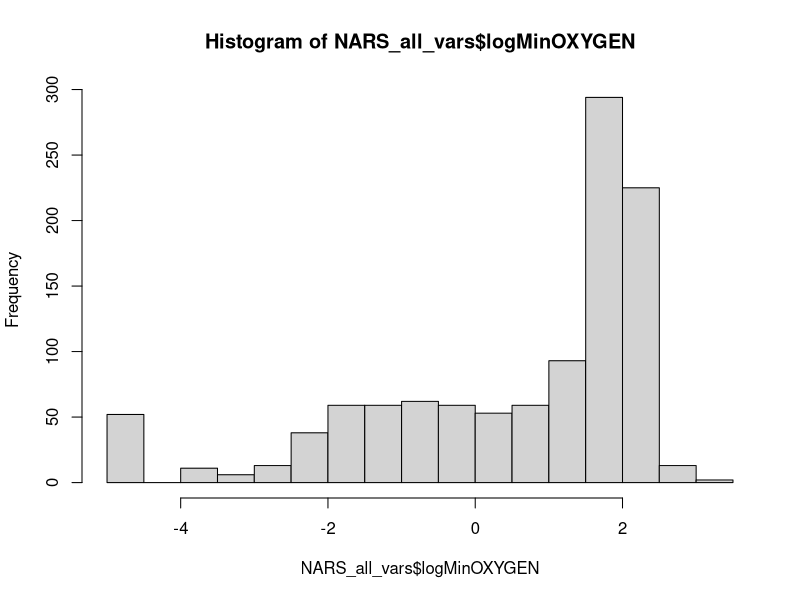
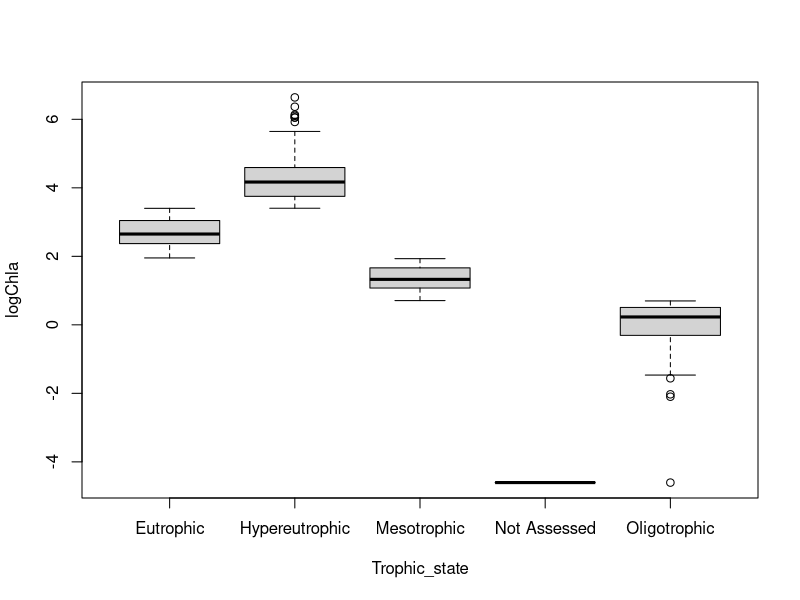
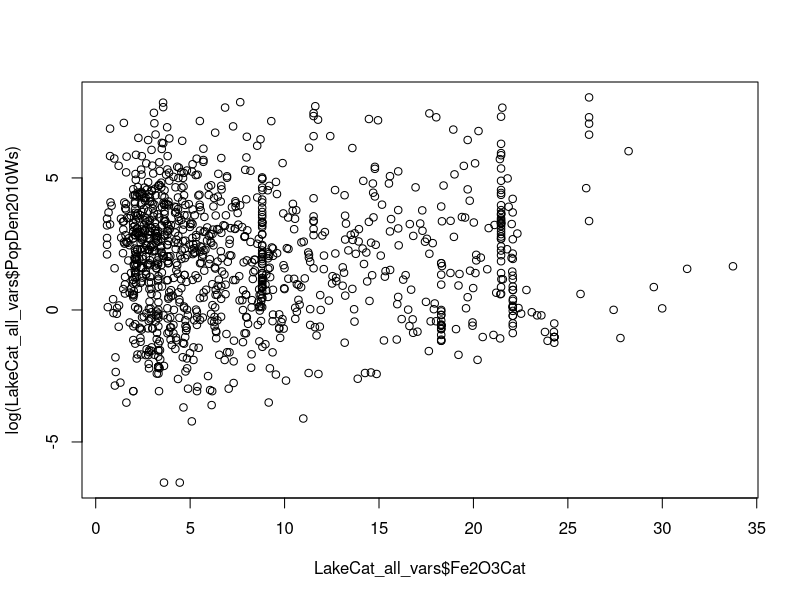
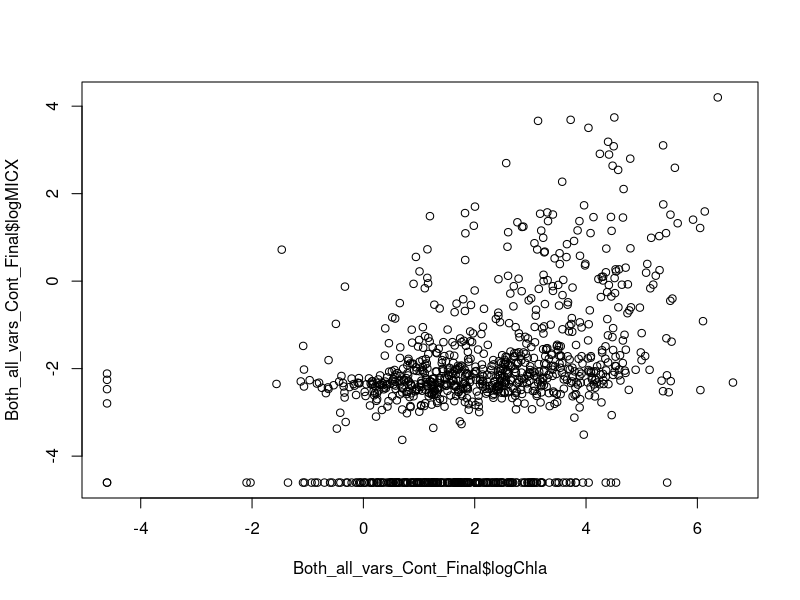
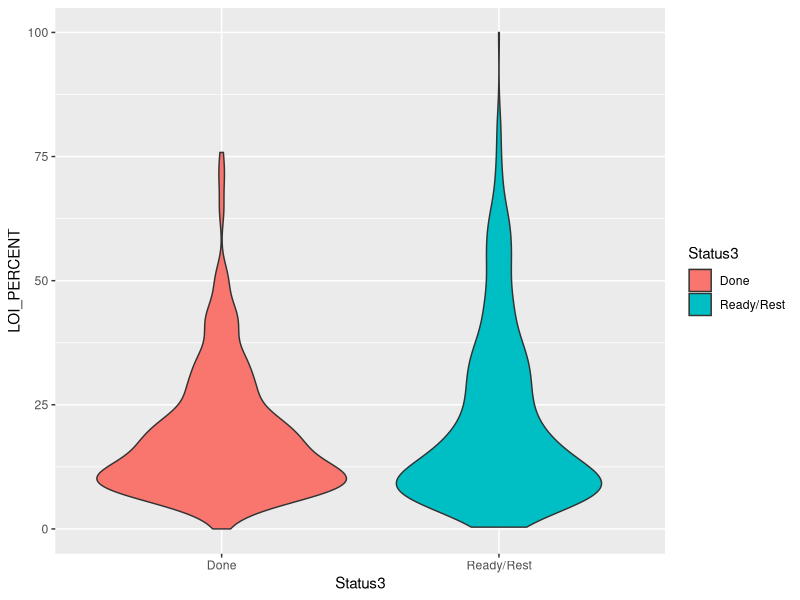
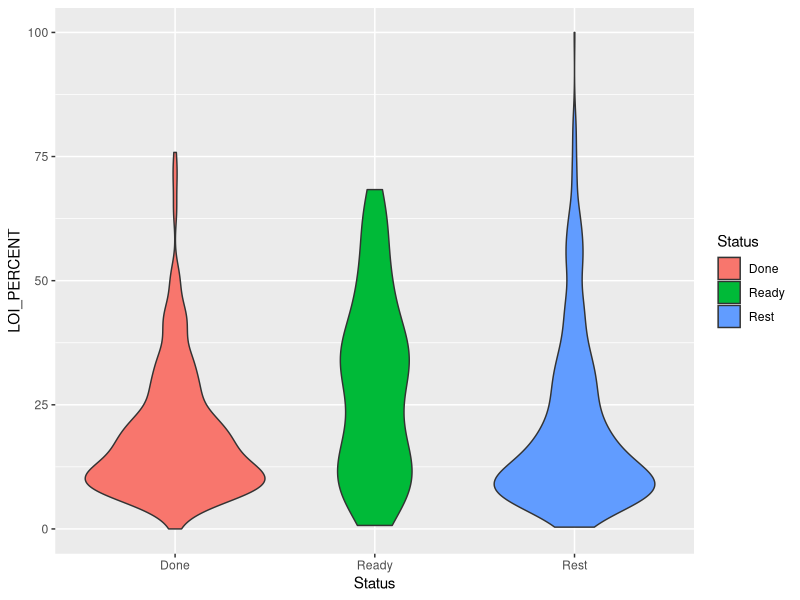
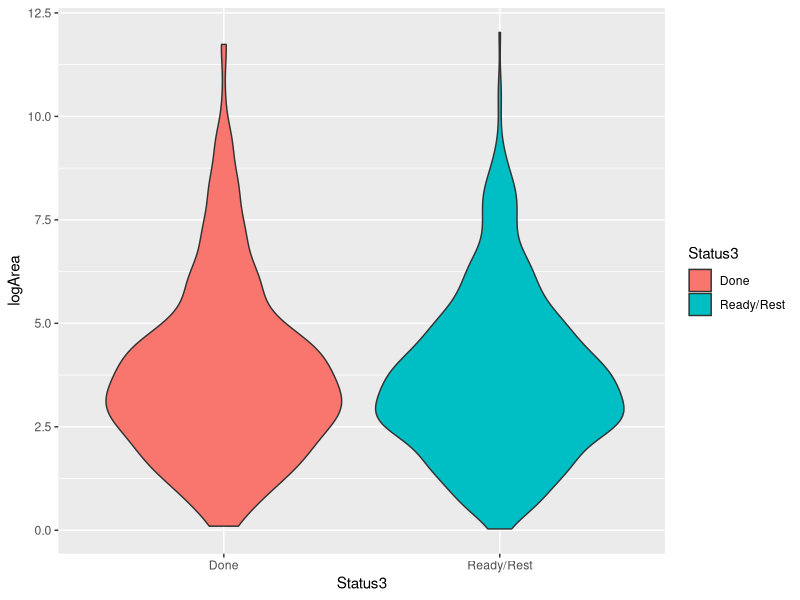
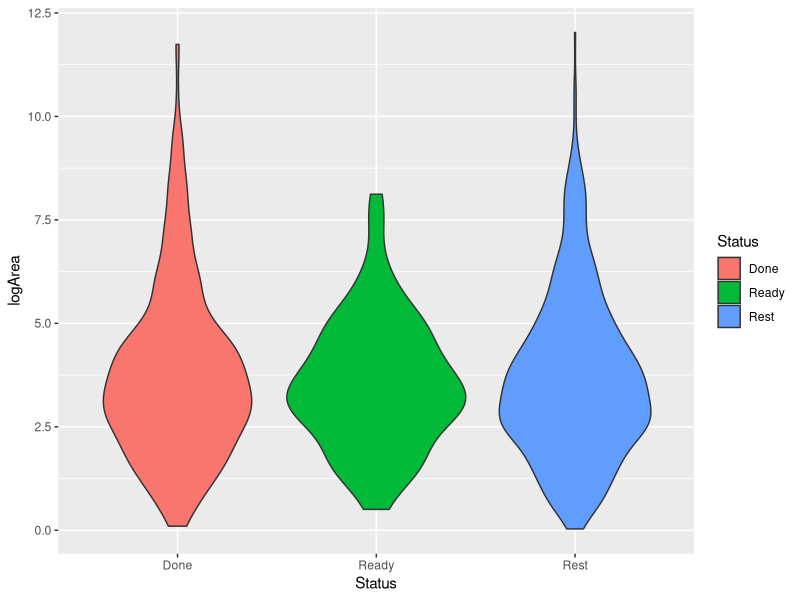

The R script that drew these images, in order:
library(dplyr)
library(readxl)
library(stringr)
library(ggplot2)

# All NARS lakes: in-lake water quality
NARS_all <- read_excel("Data/NARS_Hg_isotopes_031321.xlsx") # 1127
# IDs: UID (####), SITE_ID (NLA12_State-###), USGS ID (MSC###@)


names(NARS_all) <- str_replace(names(NARS_all),"\\...*", "") # replace first instance
names(NARS_all) <- str_replace_all(names(NARS_all)," - ", "_")
names(NARS_all) <- str_replace_all(names(NARS_all)," ", "_")
names(NARS_all) <- str_replace_all(names(NARS_all),"/", "_")
names(NARS_all) <- str_replace_all(names(NARS_all),"\\(", "")
names(NARS_all) <- str_replace_all(names(NARS_all),"\\)", "")
names(NARS_all) <- str_replace_all(names(NARS_all),"\\^", "")
names(NARS_all) <- str_replace_all(names(NARS_all),"\\-", "_")

# Rename SITE_ID as NLA12_ID to match LakeCat
names(NARS_all)[names(NARS_all)=="SITE_ID"] <- c("NLA12_ID")
names(NARS_all)[duplicated(names(NARS_all))]

NARS_all <- NARS_all[!is.na(NARS_all$NLA12_ID),] # 1124

# Remove duplicate columns (keep first instance, fewer NAs)
NARS_all <- NARS_all[, !duplicated(colnames(NARS_all))] 

NARS_all$SITE_DEPTH_m[NARS_all$SITE_DEPTH_m=="NA"] <- NA
NARS_all$SITE_DEPTH_m <- as.numeric(NARS_all$SITE_DEPTH_m)

# Replace "Clear to bottom" secchi depth with depth
NARS_all$SECCHI_m_use_depth_for_clear_to_bottom[which(NARS_all$SECCHI_m_use_depth_for_clear_to_bottom=="Clear to bottom")] <- NARS_all$SITE_DEPTH_m[which(NARS_all$SECCHI_m_use_depth_for_clear_to_bottom=="Clear to bottom")]
NARS_all$SECCHI_m_use_depth_for_clear_to_bottom <- as.numeric(NARS_all$SECCHI_m_use_depth_for_clear_to_bottom)

NARS_all$MMI_BENT_NLA12[NARS_all$MMI_BENT_NLA12=="NA"] <- NA
NARS_all$MMI_BENT_NLA12 <- as.numeric(NARS_all$MMI_BENT_NLA12)

NARS_all$MMI_ZOOP_NLA6[NARS_all$MMI_ZOOP_NLA6=="NA"] <- NA
NARS_all$MMI_ZOOP_NLA6 <- as.numeric(NARS_all$MMI_ZOOP_NLA6)

NARS_all$Aquatic_macrophytes_index[NARS_all$Aquatic_macrophytes_index=="NA"] <- NA
NARS_all$Aquatic_macrophytes_index <- as.numeric(NARS_all$Aquatic_macrophytes_index)

NARS_all$ATRAZINE_RESULT_ppb[NARS_all$ATRAZINE_RESULT_ppb=="NA"] <- NA
NARS_all$ATRAZINE_RESULT_ppb <- as.numeric(NARS_all$ATRAZINE_RESULT_ppb)



# Add lake status
NARS_all$Status <- "Rest"
NARS_all$Status[!is.na(NARS_all$d202_Avg)] <- "Done"
NARS_all$Status[NARS_all$USGS_ID_did_not_match_OR_weighed_ready_for_analysis=="weighed ready for analysis"] <- "Ready"

NARS_all$Status2 <- NARS_all$Status
NARS_all$Status2[NARS_all$Status2=="Done" | NARS_all$Status2=="Ready"] <- "Done/Ready"

NARS_all$Status3 <- NARS_all$Status
NARS_all$Status3[NARS_all$Status3=="Rest" | NARS_all$Status3=="Ready"] <- "Ready/Rest"


#sum(!is.na(NARS_all$d202_Avg) & NARS_all$USGS_ID_did_not_match_OR_weighed_ready_for_analysis=="weighed ready for analysis", na.rm = T)
unique(NARS_all$USGS_ID_did_not_match_OR_weighed_ready_for_analysis)




## All LakeCat lakes
LakeCat_all <- read_excel("Data/LakeCat_NLA_Hg_isotopes_020421.xlsx", skip=1) # 1256 (1082 have Hg data)

LakeCat_all <- LakeCat_all %>% rename(USGS_ID=`Row Labels`)
# IDs: NLA12_ID (NLA12_State-### - SITE_ID), UID (####), Row Labels (MSC###@ = USGS ID)
names(LakeCat_all)
names(LakeCat_all) <- str_replace_all(names(LakeCat_all)," - ", "_")
names(LakeCat_all) <- str_replace_all(names(LakeCat_all)," ", "_")
names(LakeCat_all) <- str_replace_all(names(LakeCat_all),"/", "_")
names(LakeCat_all) <- str_replace_all(names(LakeCat_all),"\\(", "")
names(LakeCat_all) <- str_replace_all(names(LakeCat_all),"\\)", "")
names(LakeCat_all) <- str_replace_all(names(LakeCat_all),"\\^", "")
names(LakeCat_all) <- str_replace_all(names(LakeCat_all),"\\-", "_")

str(LakeCat_all)

# Add lake status
LakeCat_all$Status <- "Rest"
LakeCat_all$Status[!is.na(LakeCat_all$d202_Avg)] <- "Done"
LakeCat_all$Status[LakeCat_all$USGS_ID_did_not_match_OR_weighed_ready_for_analysis=="weighed ready for analysis"] <- "Ready"

LakeCat_all$Status2 <- LakeCat_all$Status
LakeCat_all$Status2[LakeCat_all$Status2=="Done" | LakeCat_all$Status2=="Ready"] <- "Done/Ready"

LakeCat_all$Status3 <- LakeCat_all$Status
LakeCat_all$Status3[LakeCat_all$Status3=="Rest" | LakeCat_all$Status3=="Ready"] <- "Ready/Rest"

#sum(!is.na(LakeCat_all$d202_Avg) & LakeCat_all$USGS_ID_did_not_match_OR_weighed_ready_for_analysis=="weighed ready for analysis", na.rm = T)
unique(LakeCat_all$USGS_ID_did_not_match_OR_weighed_ready_for_analysis)



# 
sum(NARS_all$Status=="Done")           # 377 (previously 391) run
sum(NARS_all$Status2=="Done/Ready")    # 465 (previously 673) iso

sum(LakeCat_all$Status=="Done")        # 374 (previously 402) run
sum(LakeCat_all$Status2=="Done/Ready") # 462 (previously 685) iso

## For now, subset lakes in LakeCat_all to those in NARS_all

LakeCat_all <- LakeCat_all %>% filter(NLA12_ID %in% NARS_all$NLA12_ID) # 1112

# Step 1) Analyze those labeled “Done” under status versus 'Rest'  for bias.

# Step 2) If step one analysis of 'Done' versus 'Rest' show bias, 'Ready' samples can be selectively analyzed to reduce bias further. 

# Step 3) If samples from 'Rest' need novel selection to eliminate bias, this can be done but at the cost of much greater/slower work. 


# Previous NARS variables: LOI_%, THg, AREA_HA, ELEVATION, CHLX_RESUL, CHLORIDE_R, MICX_RESUL, EPA_REG 
# In LakeCat analyze on columns: CatAreaSqK, Fe2O3Cat, Fe2O3Ws

# Current requests:
# LOI_PERCENT, STHG_ng_g, Lake_Area_HA, ELEVATION, X_site_chlorophyll_a_ug_L, CHLORIDE_RESULT_mg_L, MICX_RESULT_ppb, , EPA_REG
# NEW: DRY_WEIGHT_PERCENT,  SMHG_ng_g,  Hg0DryDep, Hg2DryDep, HgPDryDep,  Trophic_state_Oligotrophic_Mesotrophic_Eutrophic_Hypereutrophic,   Min_OXYGEN_mg_L, SECCHI_m_use_depth_for_clear_to_bottom
# Plus one of each:
# Gas_Hg_Hg0Conc_ng_m3, Ionic_Hg2Conc_ng_m3, Particle_Hg_HgPConc_ng_m3
# WetLossConv_Loss_of_soluble_species_scavenged_by_cloud_updrafts_in_moist_convection_kg_s, WetLossLS_Loss_of_soluble_species_in_large_scale_precipitation_kg_s


NARS_all_vars <- NARS_all %>% dplyr::select(NLA12_ID, USGS_ID, Status, Status2, Status3, DRY_WEIGHT_PERCENT, LOI_PERCENT, SMHG_ng_g, STHG_ng_g, Hg0DryDep, Hg2DryDep, HgPDryDep, Lake_Area_HA, ELEVATION, X_site_chlorophyll_a_ug_L, Trophic_state_Oligotrophic_Mesotrophic_Eutrophic_Hypereutrophic, CHLORIDE_RESULT_mg_L, MICX_RESULT_ppb, Min_OXYGEN_mg_L, SECCHI_m_use_depth_for_clear_to_bottom, EPA_REG, Omernik_I, Omernik_II, HUC2, Gas_Hg_Hg0Conc_ng_m3, Ionic_Hg2Conc_ng_m3, Particle_Hg_HgPConc_ng_m3, WetLossConv_Loss_of_soluble_species_scavenged_by_cloud_updrafts_in_moist_convection_kg_s, WetLossLS_Loss_of_soluble_species_in_large_scale_precipitation_kg_s)

NARS_all_vars <- NARS_all_vars %>% rename(chla_ug_L=X_site_chlorophyll_a_ug_L, Trophic_state=Trophic_state_Oligotrophic_Mesotrophic_Eutrophic_Hypereutrophic, SECCHI_m=SECCHI_m_use_depth_for_clear_to_bottom, WetLossConv_kg_s=WetLossConv_Loss_of_soluble_species_scavenged_by_cloud_updrafts_in_moist_convection_kg_s, WetLossLS_kg_s=WetLossLS_Loss_of_soluble_species_in_large_scale_precipitation_kg_s)

# log certain variables
NARS_all_vars <- NARS_all_vars %>%  mutate(logChla=log(chla_ug_L+.01), logSecchi=log(SECCHI_m+.01), logSMHG=log(SMHG_ng_g+.01), logSTHG=log(STHG_ng_g+.01), logArea=log(Lake_Area_HA), logChloride=log(CHLORIDE_RESULT_mg_L+.01), logMICX=log(MICX_RESULT_ppb+.01), logMinOXYGEN=log(Min_OXYGEN_mg_L+.01))


hist(NARS_all_vars$logMinOXYGEN)

NARS_all_vars_Cont <- NARS_all_vars %>% dplyr::select(DRY_WEIGHT_PERCENT, LOI_PERCENT, logSMHG, logSTHG, Hg0DryDep, Hg2DryDep, HgPDryDep, logArea, ELEVATION, logChla, logChloride, logMICX, logMinOXYGEN, logSecchi, Gas_Hg_Hg0Conc_ng_m3, Ionic_Hg2Conc_ng_m3, Particle_Hg_HgPConc_ng_m3, WetLossConv_kg_s, WetLossLS_kg_s)


NARS_all_vars_Cont_cor <- NARS_all_vars_Cont[complete.cases(NARS_all_vars_Cont),]

Cont_cor <- cor(NARS_all_vars_Cont_cor)
abs(Cont_cor)>.5
# DRY_WEIGHT_PERCENT, LOI_PERCENT    - remove DRY_WEIGHT_PERCENT or LOI_PERCENT?
# LOI_PERCENT more correlated with SMHG/STHG and removing those because know STHG different, and SMHG correlated with STHG
# So choose LOI_PERCENT


NARS_all_vars_Cont2 <- NARS_all_vars %>% dplyr::select(LOI_PERCENT, Hg0DryDep, Hg2DryDep, HgPDryDep, logArea, ELEVATION, logChla, logChloride, logMICX, logMinOXYGEN, logSecchi, Gas_Hg_Hg0Conc_ng_m3, Ionic_Hg2Conc_ng_m3, Particle_Hg_HgPConc_ng_m3, WetLossConv_kg_s, WetLossLS_kg_s)

NARS_all_vars_Cont2_cor <- NARS_all_vars_Cont2[complete.cases(NARS_all_vars_Cont2),]

Cont_cor2 <- cor(NARS_all_vars_Cont2_cor)
abs(Cont_cor2)>.5

# Hg0DryDep, ELEVATION                    - remove Hg0DryDep
# Hg0DryDep, Gas_Hg_Hg0Conc_ng_m3  
# Hg2DryDep, ELEVATION                   - remove Hg2DryDep
# Hg2DryDep, Gas_Hg_Hg0Conc_ng_m3
# Hg2DryDep, Ionic_Hg2Conc_ng_m3
# HgPDryDep, Particle_Hg_HgPConc_ng_m3  - remove HgPDryDep
# Gas_Hg_Hg0Conc_ng_m3, ELEVATION       - remove Gas_Hg_Hg0Conc_ng_m3       
# logChla, logSecchi                    - remove Secchi


NARS_all_vars_Cont3 <- NARS_all_vars %>% dplyr::select(LOI_PERCENT, logArea, ELEVATION, logChla, logChloride, logMICX, logMinOXYGEN,  Ionic_Hg2Conc_ng_m3, Particle_Hg_HgPConc_ng_m3, WetLossConv_kg_s, WetLossLS_kg_s)

NARS_all_vars_Cont3_cor <- NARS_all_vars_Cont3[complete.cases(NARS_all_vars_Cont3),]
Cont_cor3 <- cor(NARS_all_vars_Cont3_cor)

mean(abs(Cont_cor3[,8])) #  ionic
mean(abs(Cont_cor3[,9])) #  particle, choose this one

mean(abs(Cont_cor3[,10])) #  WetLossConv_kg_s # 0.23
mean(abs(Cont_cor3[,11])) #  WetLossLS_kg_s # 0.22 - choose this one


NARS_all_vars_Cont4 <- NARS_all_vars %>% dplyr::select(LOI_PERCENT, logArea, ELEVATION, logChla, logChloride, logMICX, logMinOXYGEN, Particle_Hg_HgPConc_ng_m3, WetLossLS_kg_s)


NARS_all_vars_Cont4_cor <- NARS_all_vars_Cont4[complete.cases(NARS_all_vars_Cont4),]
Cont_cor4 <- cor(NARS_all_vars_Cont4_cor)


# NOT INCLUDING TROPHIC STATE BECAUSE TOO SIMILAR TO logChla!!

boxplot(logChla~Trophic_state, data=NARS_all_vars)

# FINAL 10 VARIABLES FROM NARS_all
# LOI_PERCENT, logArea, ELEVATION, logChla, logChloride, logMICX, logMinOXYGEN, Particle_Hg_HgPConc_ng_m3, WetLossLS_kg_s, EPA_REG



# Previous LakeCat variables: CatAreaSqK, Fe2O3Cat, Fe2O3Ws
# Current requests: Fe2O3Cat, Fe2O3Ws, Precip08Cat, Precip09Cat, PopDen2010Ws

LakeCat_all_vars <- LakeCat_all %>% dplyr::select(NLA12_ID, USGS_ID, Status, Status2, Status3, Fe2O3Cat, Fe2O3Ws, Precip08Cat, Precip09Cat, PopDen2010Ws)

# log certain variables
LakeCat_all_vars <- LakeCat_all_vars %>%  mutate(logPopDen2010Ws=log(PopDen2010Ws+.01))

LakeCat_all_vars_Cont <- LakeCat_all_vars %>% dplyr::select(Fe2O3Cat, Fe2O3Ws, Precip08Cat, Precip09Cat, logPopDen2010Ws)

LakeCat_all_vars_Cont_cor <- LakeCat_all_vars_Cont[complete.cases(LakeCat_all_vars_Cont),]

Cont_cor <- cor(LakeCat_all_vars_Cont_cor)
abs(Cont_cor)>.5

plot(LakeCat_all_vars$Fe2O3Cat, log(LakeCat_all_vars$PopDen2010Ws))

# Final: Fe2O3Ws (least correlated), Precip09Cat (least correlated with Fe2O3Ws), logPopDen2010Ws


LakeCat_all_vars_Cont_Final <- LakeCat_all_vars %>% dplyr::select(NLA12_ID, Fe2O3Ws, Precip09Cat, logPopDen2010Ws)

NARS_all_vars_Cont_Final <- NARS_all_vars %>% dplyr::select(NLA12_ID, LOI_PERCENT, logArea, ELEVATION, logChla, logChloride, logMICX, logMinOXYGEN, Particle_Hg_HgPConc_ng_m3, WetLossLS_kg_s)

Both_all_vars_Cont_Final <- inner_join(NARS_all_vars_Cont_Final, LakeCat_all_vars_Cont_Final)
Both_all_vars_Cont_cor <- Both_all_vars_Cont_Final[complete.cases(Both_all_vars_Cont_Final),]

Cont_cor_both <- cor(Both_all_vars_Cont_cor[,-1])
abs(Cont_cor_both)>.5

# logPopDen2010Ws, ELEVATION  - remove logPopDen2010Ws
# Precip09Cat, WetLossLS_kg_s - remove Precip09Cat

plot(Both_all_vars_Cont_Final$logChla, Both_all_vars_Cont_Final$logMICX)


# FINAL VARIABLES:
# NARS: LOI_PERCENT, logArea, ELEVATION, logChla, logChloride, logMICX, logMinOXYGEN, Particle_Hg_HgPConc_ng_m3, WetLossLS_kg_s
# LakeCat: Fe2O3Ws


# After talking with Ryan, remove MICX, keep EPA_REG. So 10 final continuous variables if just remove MICX

LakeCat_all_vars_Final <- LakeCat_all_vars %>% dplyr::select(NLA12_ID, Status, Status2, Status3, Fe2O3Ws)

NARS_all_vars_Final <- NARS_all_vars %>% dplyr::select(NLA12_ID, Status, Status2, Status3, LOI_PERCENT, logArea, ELEVATION, logChla, logChloride, logMinOXYGEN, Particle_Hg_HgPConc_ng_m3, WetLossLS_kg_s, EPA_REG, Omernik_I, Omernik_II, HUC2)



NARS_all_vars_Final_complete <- NARS_all_vars_Final[complete.cases(NARS_all_vars_Final),] # 969 have all

NARS_all_vars_Final_incomplete  <- NARS_all_vars_Final[!complete.cases(NARS_all_vars_Final),]

length(unique(NARS_all_vars_Final$NLA12_ID)) # 1124


Both_all_vars_Final <- left_join(NARS_all_vars_Final, LakeCat_all_vars_Final)

Both_all_vars_Final <- Both_all_vars_Final[complete.cases(Both_all_vars_Final),] # 964 have all





# 10 variables. Choose alpha=.005 using Bonferroni correction

####  LOI  ####
range(NARS_all_vars_Final$LOI_PERCENT, na.rm = TRUE)
NARS_all_vars_Final$LOI_PERCENT[NARS_all_vars_Final$LOI_PERCENT>100] <- 100 # Change % over 100 to 100
sum(!is.na(NARS_all_vars_Final$LOI_PERCENT)) # 1082/1124

NARS_all_vars_Final %>% group_by(Status) %>% summarize(sum(is.na(LOI_PERCENT))) # 42 missing are in rest

# Done vs. rest
NARS_all_vars_Final  %>% ggplot(aes(x=Status3, y=LOI_PERCENT)) + geom_violin(aes(fill=Status3)) 
NARS_all_vars_Final  %>% ggplot(aes(x=Status, y=LOI_PERCENT)) + geom_violin(aes(fill=Status)) 

ks.test(x=NARS_all_vars_Final$LOI_PERCENT[NARS_all_vars_Final$Status3=="Done"], y=NARS_all_vars_Final$LOI_PERCENT[NARS_all_vars_Final$Status3=="Ready/Rest"]) # p=.01. # equal CDF

# LOI % same 



####  AREA_HA  ####
range(NARS_all_vars_Final$logArea, na.rm = TRUE)
sum(!is.na(NARS_all_vars_Final$logArea)) # 1124/1124

NARS_all_vars_Final %>% group_by(Status) %>% summarize(sum(is.na(logArea))) # none missing

# Done vs. rest
NARS_all_vars_Final  %>% ggplot(aes(x=Status3, y=logArea)) + geom_violin(aes(fill=Status3)) 
NARS_all_vars_Final  %>% ggplot(aes(x=Status, y=logArea)) + geom_violin(aes(fill=Status)) 

ks.test(x=NARS_all_vars_Final$logArea[NARS_all_vars_Final$Status3=="Done"], y=NARS_all_vars_Final$logArea[NARS_all_vars_Final$Status3=="Ready/Rest"]) # p=0.8746. # equal CDF

# Area same



####  ELEVATION  ####
range(NARS_all_vars_Final$ELEVATION, na.rm = TRUE)
sum(!is.na(NARS_all_vars_Final$ELEVATION)) # 1124/1124

NARS_all_vars_Final %>% group_by(Status) %>% summarize(sum(is.na(ELEVATION))) # none missing

# Done vs. rest
NARS_all_vars_Final  %>% ggplot(aes(x=Status3, y=ELEVATION)) + geom_violin(aes(fill=Status3)) 
NARS_all_vars_Final  %>% ggplot(aes(x=Status, y=ELEVATION)) + geom_violin(aes(fill=Status)) 

ks.test(x=NARS_all_vars_Final$ELEVATION[NARS_all_vars_Final$Status3=="Done"], y=NARS_all_vars_Final$ELEVATION[NARS_all_vars_Final$Status3=="Ready/Rest"]) # 0.01105

# ELEVATION different



####  CHLX_RESUL  ####
range(NARS_all_vars_Final$logChla , na.rm = TRUE)
sum(!is.na(NARS_all_vars_Final$logChla )) # 1123/1124

NARS_all_vars_Final %>% group_by(Status) %>% summarize(sum(is.na(logChla))) # 1 missing in done

# Done vs. rest
NARS_all_vars_Final  %>% ggplot(aes(x=Status3, y=logChla )) + geom_violin(aes(fill=Status3)) 
NARS_all_vars_Final  %>% ggplot(aes(x=Status, y=logChla )) + geom_violin(aes(fill=Status)) 

ks.test(x=NARS_all_vars_Final$logChla[NARS_all_vars_Final$Status3=="Done"], y=NARS_all_vars_Final$logChla [NARS_all_vars_Final$Status3=="Ready/Rest"]) # 0.109

# logChla same



####  CHLORIDE_R  ####
range(NARS_all_vars_Final$logChloride , na.rm = TRUE)
sum(!is.na(NARS_all_vars_Final$logChloride )) # 1034/1124

NARS_all_vars_Final %>% group_by(Status) %>% summarize(sum(is.na(logChloride))) # 1 missing in done, 89 missing in rest

# Done vs. rest
NARS_all_vars_Final  %>% ggplot(aes(x=Status3, y=logChloride )) + geom_violin(aes(fill=Status3)) 
NARS_all_vars_Final  %>% ggplot(aes(x=Status, y=logChloride )) + geom_violin(aes(fill=Status)) 

ks.test(x=NARS_all_vars_Final$logChloride[NARS_all_vars_Final$Status3=="Done"], y=NARS_all_vars_Final$logChloride[NARS_all_vars_Final$Status3=="Ready/Rest"]) # 0.1227

# logChloride same



####  logMinOXYGEN   ####
range(NARS_all_vars_Final$logMinOXYGEN  , na.rm = TRUE)
sum(!is.na(NARS_all_vars_Final$logMinOXYGEN  )) # 1098/1124

NARS_all_vars_Final %>% group_by(Status) %>% summarize(sum(is.na(logMinOXYGEN))) # 12 missing in done, 3 missing in ready, 11 missing in rest


# Done vs. rest
NARS_all_vars_Final  %>% ggplot(aes(x=Status3, y=logMinOXYGEN  )) + geom_violin(aes(fill=Status3)) 
NARS_all_vars_Final  %>% ggplot(aes(x=Status, y=logMinOXYGEN  )) + geom_violin(aes(fill=Status)) 

ks.test(x=NARS_all_vars_Final$logMinOXYGEN[NARS_all_vars_Final$Status3=="Done"], y=NARS_all_vars_Final$logMinOXYGEN[NARS_all_vars_Final$Status3=="Ready/Rest"]) # 0.1191

# logMinOXYGEN same


####  Particle_Hg_HgPConc_ng_m3   ####
range(NARS_all_vars_Final$Particle_Hg_HgPConc_ng_m3, na.rm = TRUE)
sum(!is.na(NARS_all_vars_Final$Particle_Hg_HgPConc_ng_m3  )) # 1035/1124

NARS_all_vars_Final %>% group_by(Status) %>% summarize(sum(is.na(Particle_Hg_HgPConc_ng_m3))) # 89 missing in rest

# Done vs. rest
NARS_all_vars_Final  %>% ggplot(aes(x=Status3, y=Particle_Hg_HgPConc_ng_m3  )) + geom_violin(aes(fill=Status3)) 
NARS_all_vars_Final  %>% ggplot(aes(x=Status, y=Particle_Hg_HgPConc_ng_m3  )) + geom_violin(aes(fill=Status)) 

ks.test(x=NARS_all_vars_Final$Particle_Hg_HgPConc_ng_m3[NARS_all_vars_Final$Status3=="Done"], y=NARS_all_vars_Final$Particle_Hg_HgPConc_ng_m3[NARS_all_vars_Final$Status3=="Ready/Rest"]) # 0.03535

# Particle_Hg_HgPConc_ng_m3 different


####  WetLossLS_kg_s   ####
range(NARS_all_vars_Final$WetLossLS_kg_s, na.rm = TRUE)
sum(!is.na(NARS_all_vars_Final$WetLossLS_kg_s  )) # 1035/1124

NARS_all_vars_Final %>% group_by(Status) %>% summarize(sum(is.na(WetLossLS_kg_s))) # 89 missing in rest

# Done vs. rest
NARS_all_vars_Final  %>% ggplot(aes(x=Status3, y=WetLossLS_kg_s  )) + geom_violin(aes(fill=Status3)) 
NARS_all_vars_Final  %>% ggplot(aes(x=Status, y=WetLossLS_kg_s  )) + geom_violin(aes(fill=Status)) 

ks.test(x=NARS_all_vars_Final$WetLossLS_kg_s[NARS_all_vars_Final$Status3=="Done"], y=NARS_all_vars_Final$WetLossLS_kg_s[NARS_all_vars_Final$Status3=="Ready/Rest"]) # 0.0101

# WetLossLS_kg_s different



####  Omernik_II  ####
sum(!is.na(NARS_all_vars_Final$Omernik_II  )) # 0/1124

NARS_all_vars_Final %>% group_by(Status) %>% summarize(sum(is.na(Omernik_II))) # 0 missing

# Done vs. rest
NARS_all_vars_Final %>% filter(!is.na(Omernik_II)) %>% ggplot(aes(Status3)) + geom_bar(aes(fill=Omernik_II), position="fill") 
NARS_all_vars_Final %>% filter(!is.na(Omernik_II)) %>% ggplot(aes(Status)) + geom_bar(aes(fill=Omernik_II), position="fill") 

# Compare proportions in each ecoregion between Done vs. Rest (chi square test of independence)
chisq.test(table(NARS_all_vars_Final$Omernik_II, NARS_all_vars_Final$Status3)) # p-value = 2.063e-07 diff proportions

# Omernik_II different





####  Fe2O3Ws  ####
range(LakeCat_all_vars_Final$Fe2O3Ws, na.rm = TRUE)
sum(!is.na(LakeCat_all_vars_Final$Fe2O3Ws  )) # 1110/1112

LakeCat_all_vars_Final %>% group_by(Status) %>% summarize(sum(is.na(Fe2O3Ws))) # 1 missing done, 1 missing rest

# Done vs. rest
LakeCat_all_vars_Final  %>% ggplot(aes(x=Status3, y=Fe2O3Ws  )) + geom_violin(aes(fill=Status3)) 
LakeCat_all_vars_Final  %>% ggplot(aes(x=Status, y=Fe2O3Ws  )) + geom_violin(aes(fill=Status)) 

ks.test(x=LakeCat_all_vars_Final$Fe2O3Ws[LakeCat_all_vars_Final$Status3=="Done"], y=LakeCat_all_vars_Final$Fe2O3Ws[LakeCat_all_vars_Final$Status3=="Ready/Rest"]) # 0.1361

# Fe2O3Ws same

